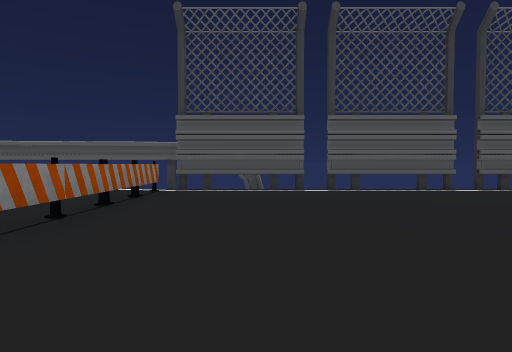
View 1 (above)

21 first-person views from a walk through a 3-D level made in the Unity game engine. The camera is 1.2 m above the floor, tilts 2° down and sees 75° across. The floor is counted in squares, 2 m on a side. Each view is taken from the middle of a square. On the plan, view 1 faces up. The plan holds only what a view shows up to about 10 squares ahead; the rest is blank. The place goes on beyond the plan. The player is left out.

View 2
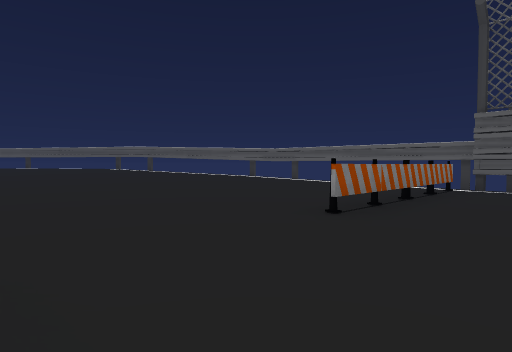

View 3
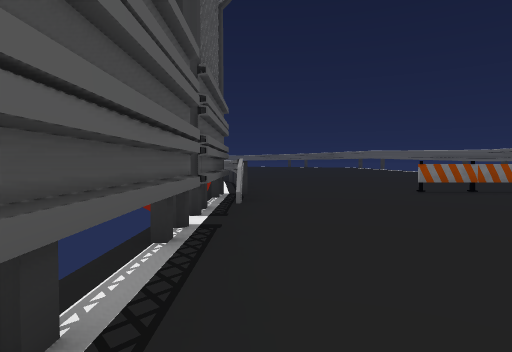

View 4
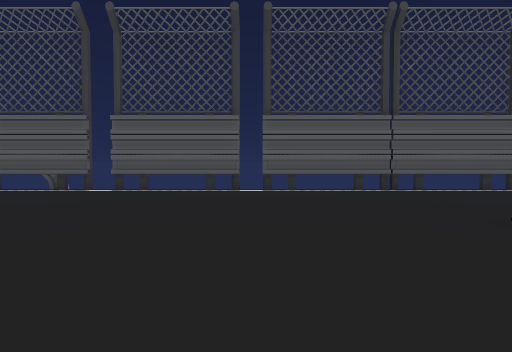

View 5
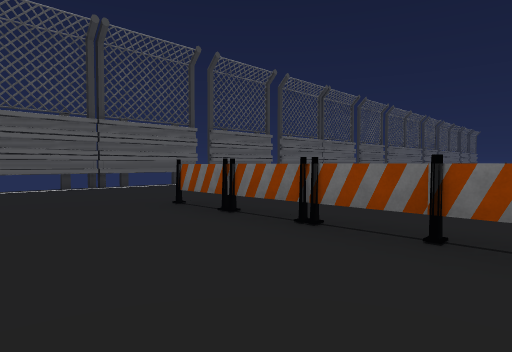

View 6
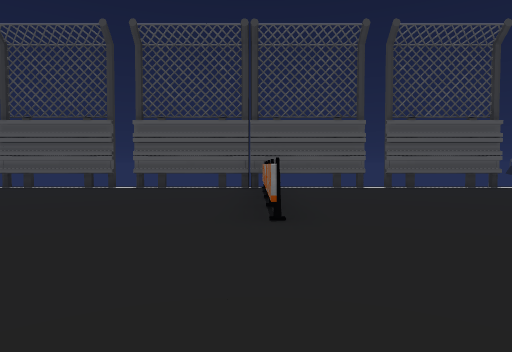

View 7
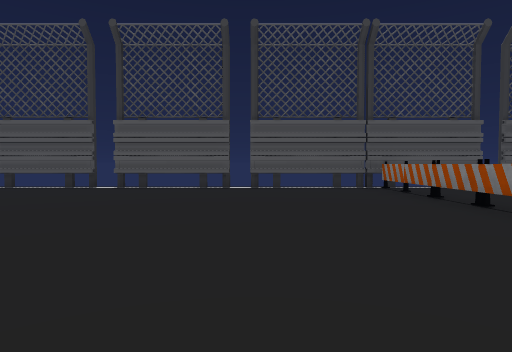

View 8
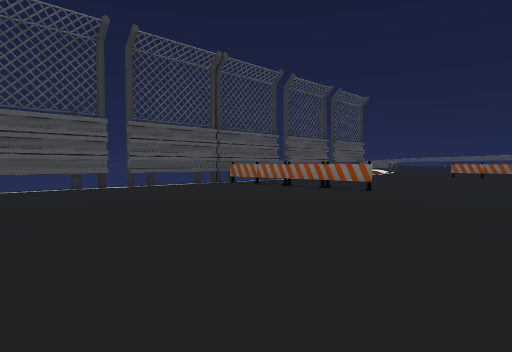

View 9
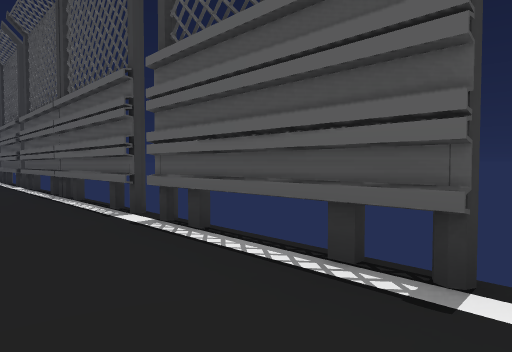

View 10
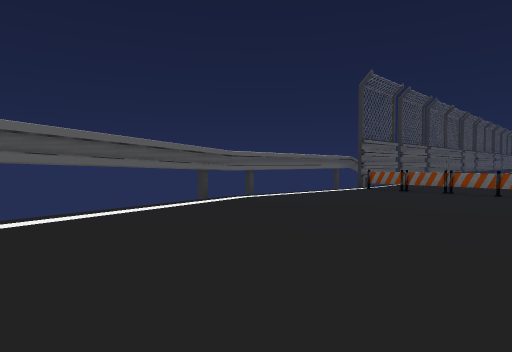

View 11
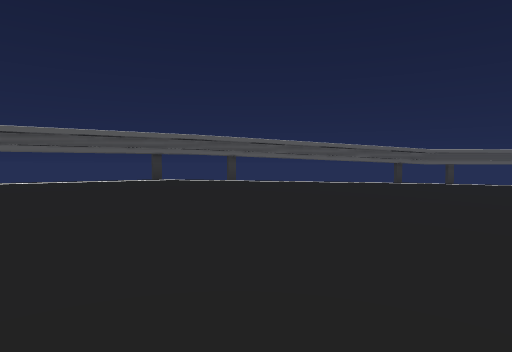

View 12
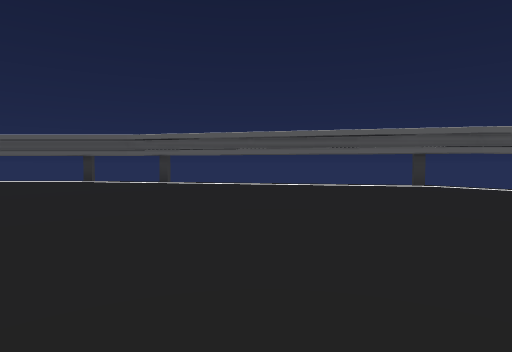

View 13
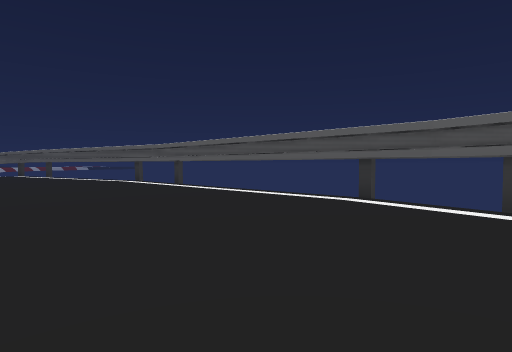

View 14
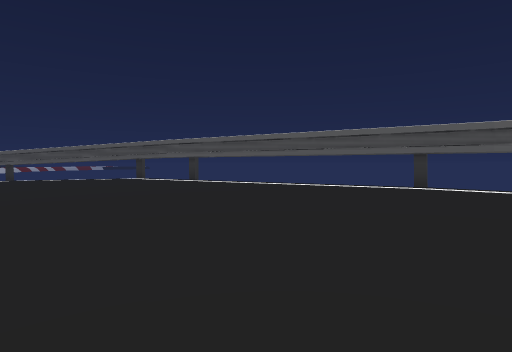

View 15
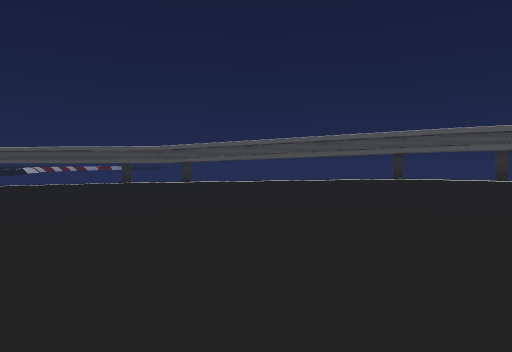

View 16
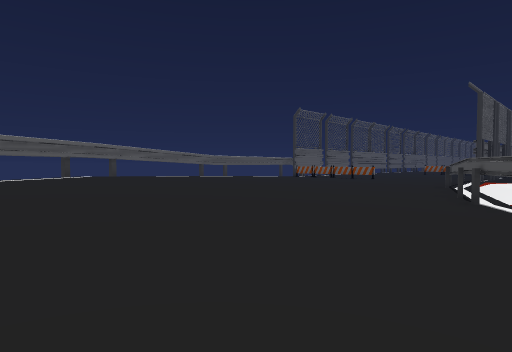

View 17
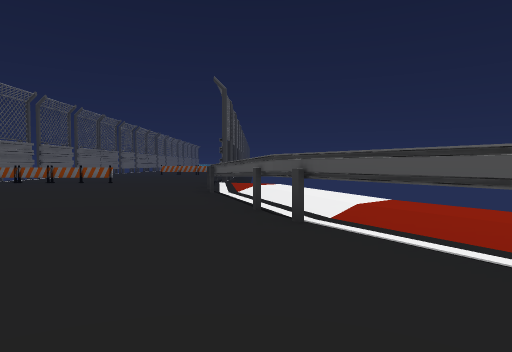

View 18
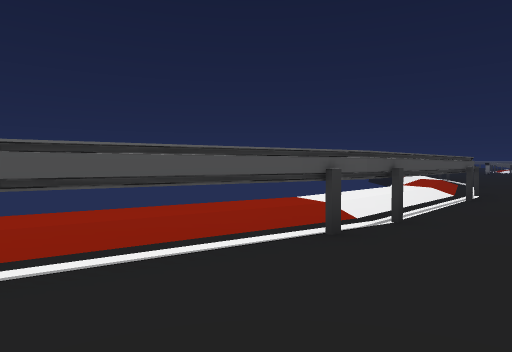

View 19
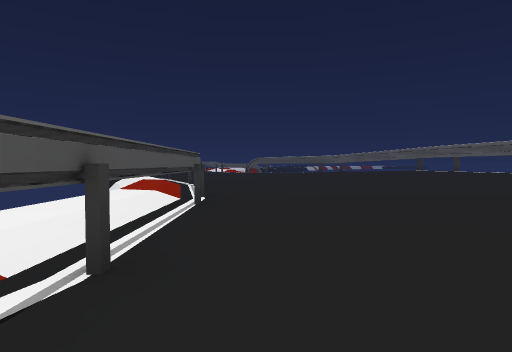

View 20
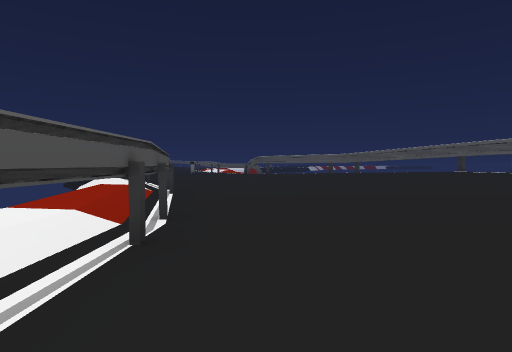

View 21
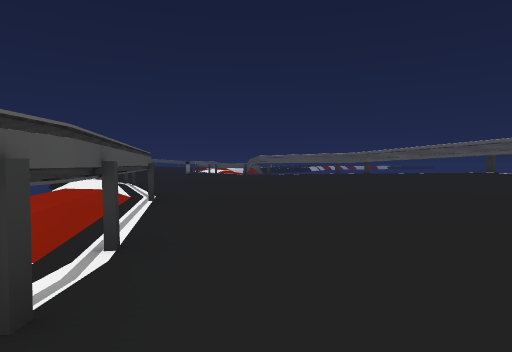

### Floor plan
Key: @ floor where view 1 was taken; # wall or solid block; x gap in a wall; . main floor; : floor 0.25 m higher than the main floor; - floor 0.25 m lower than the main floor; + floor 0.5 m higher than the main floor; * floor 0.75 m higher than the main floor; / step, stairs or slope; v drop or lower ground; B barrier; T thing the floor can be seen under or through.
Columns run from 31 left of view 1 to 15 right of it. Each row starts with its distance up from view 1.
  8                       ##########x###x#####x###x
  7                    ####::::..B.................
  6                 ####+++::::..B.................
  5               ###**+++::::...B.................
  4              ##/**+++:::::...B.................
  3            ###****+++:::::...B.........B.......
  2           ##****++++:::::..............B.......
  1          ##****++++::::::..............B.......
  0         ##***+++++::::.........@.......B.......
 -1        ##***+++++::::..................B.......
 -2       ##***++++:::::....####vx##xx##x#####xx##x
 -3      ##***++++:::::..TTT:::
 -4     ##***++  ::::...T:::: v
 -5     #***++++::::..TT::.
 -6    ##**++++::::..T:+.
 -7    #***+++::::..T::
 -8   ##**+++::::..T:.
 -9   #**++++:::..T:.
-10  ##**+++:::..#:.
-11  #**++++:::.#::
-12  #+++++:::..#:
-13 ##+++++:::.#:.
-14 #++++::::..#+
-15 #++:::: :. :.
-16 #::::      :-
-17 #:::
-18 #:

Positions as (right, up) in squares from view 1, and headings:
1: (0, 0), facing up
2: (0, -1), facing up-left
3: (5, -1), facing left
4: (5, 0), facing up
5: (5, -1), facing up-right
6: (8, 7), facing down
7: (11, 7), facing down
8: (15, 7), facing down-left
9: (15, 6), facing up-left
10: (-13, 2), facing up-right
11: (-13, -2), facing up
12: (-13, -1), facing up-left
13: (-16, 0), facing left
14: (-20, -6), facing left
15: (-22, -12), facing left
16: (-18, -5), facing up-right
17: (-15, -3), facing right
18: (-13, -2), facing down
19: (-14, -4), facing down-left
20: (-16, -6), facing down-left
21: (-17, -7), facing down-left
